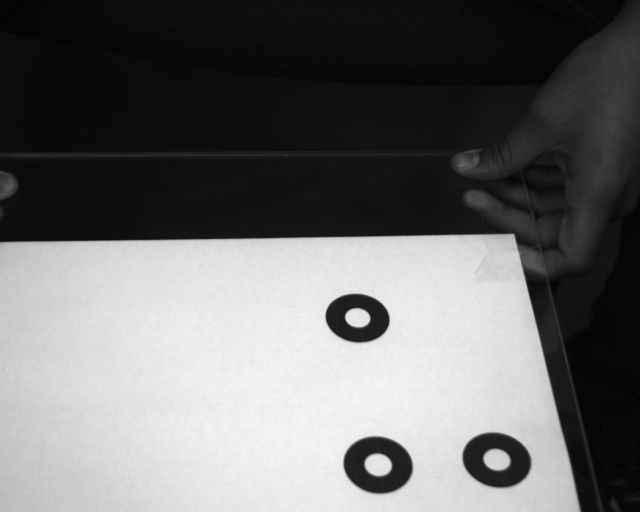
#> input picture Pose Estimation/Target/Camera1/target04.bmp, 1280 x 1024 px (shown at 1/2 size)
$ python temp.py   (older library calls are emulated)
#> lines starting #> are read from the running program, lines starting #| are printed output that depends on the picture; after the words box and inside, x2 and y2 are one past the last pixel; in counts of white or black regions, pixels touching at a corner belong together
#> (reads Pose Estimation/Params.mat from the repository)
#> further down, im1 is the input picture: shape (1024, 1280, 3); min 2, max 249, mean 108.2
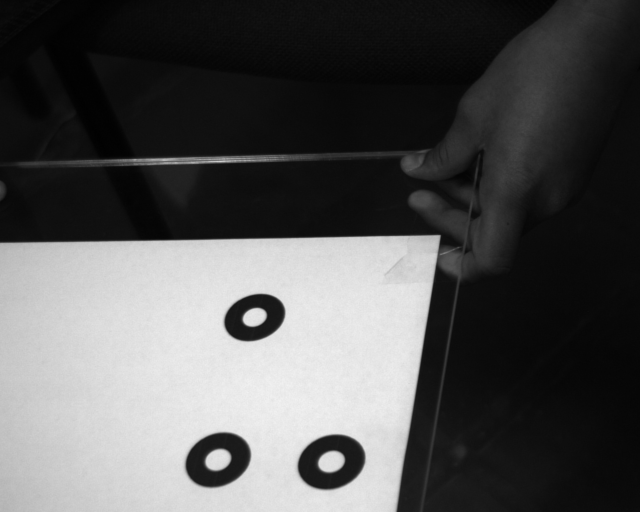
#> input picture Pose Estimation/Target/Camera2/target04.bmp, 1280 x 1024 px (shown at 1/2 size)
#> further down, im2 is the input picture: shape (1024, 1280, 3); min 0, max 245, mean 84
import cv2
import glob
import itertools
import numpy as np
import scipy.io as sio

# [13 lines left out: functions dst, draw, not called in this run]


def detection(im,n):
#> called with n = 3
      gray = cv2.cvtColor(im, cv2.COLOR_BGR2GRAY)
      th,bw = cv2.threshold(gray,0,255,cv2.THRESH_BINARY+cv2.THRESH_OTSU)
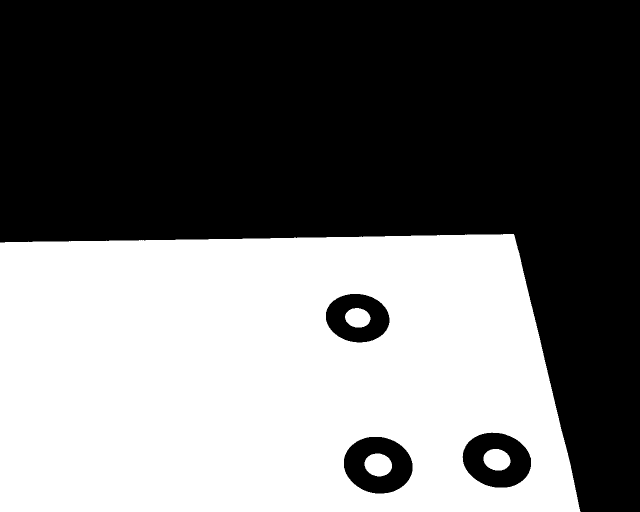
#> bw: shape (1024, 1280) (shown at 1/2 size); 43.7% white; 4 white regions, box (x1, y1, x2, y2) and area: (0, 468, 1161, 1024) 566844, (729, 907, 784, 953) 1976, (967, 898, 1021, 941) 1826, (690, 616, 741, 655) 1548
#> th = 121
      kernel = cv2.getStructuringElement(cv2.MORPH_ELLIPSE, (9,9))
      imo = cv2.morphologyEx(bw,cv2.MORPH_OPEN,kernel)
#> imo: shape (1024, 1280); 43.7% white; 4 white regions

      _,contours,_ = cv2.findContours(imo,cv2.RETR_TREE,\
                                            cv2.CHAIN_APPROX_SIMPLE)
#> contours = 7 contours; box (x1, y1, x2, y2) and area: (0, 468, 1161, 1024) 598760, (687, 873, 826, 988) 12376, (924, 864, 1063, 976) 11874, (651, 587, 780, 686) 9824, (729, 907, 784, 953) 1904, (967, 898, 1021, 941) 1755, (690, 616, 741, 655) 1482
      areas = np.array([cv2.contourArea(c) for c in contours])
#> areas = [598759.5, 12375.5, 1903.5, 11873.5, 1755, 9823.5, 1481.5]
      perimeters = np.array([cv2.arcLength(c,1) for c in contours])
#> perimeters = [3352.3, 417.9, 164.6, 411.9, 158.4, 376.4, 146.1]
      R = 4*np.pi*areas/perimeters**2
#> R = [0.67, 0.891, 0.883, 0.879, 0.879, 0.871, 0.872]
#> (the run stopped early here; a loop or call above may not have finished)
